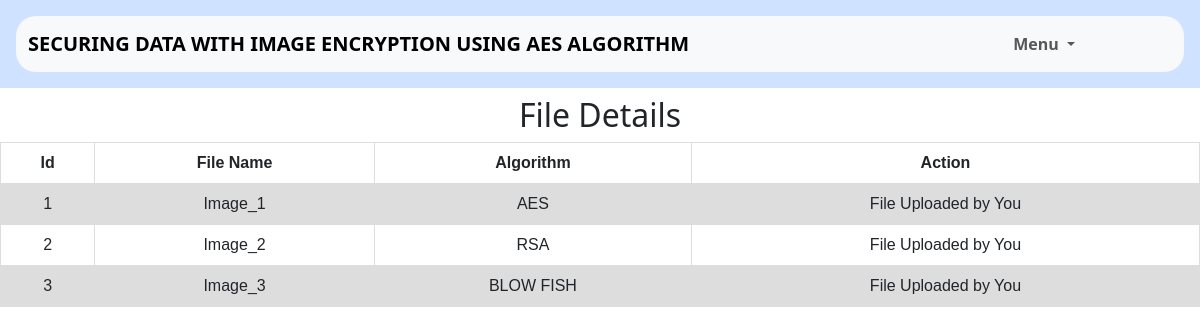
/filerequests (signed in), run on the app's committed database.
### USERAPP/models.py (models this page shows)
class TextEncryptionModel(models.Model):
    useremail = models.EmailField(null=True)
    filename = models.CharField(null=True, max_length=100)
    cipher_text = models.TextField(null=True)
    algorithm = models.CharField(null=True, max_length=50)
    elapsedtime = models.CharField(null=True, max_length=150)
    key = models.CharField(null=True, max_length=100)
    status = models.CharField(null=True, max_length=100, default="pending")
    class Meta:
        db_table = "Encryption"

### USERAPP/views.py (the view)
# urls.py: path('filerequests', filerequests, name="filerequests"),
def filerequests(req):
    all_data = TextEncryptionModel.objects.all()
    return render(req, FILE_REQUESTS, {'all_data': all_data, 'useremail': req.session['useremail']})

### templates/filerequests.html (shortened to what this page needs)
{% extends "home.html" %}
{% block content %}
<center>
    <table>
        <h2>File Details</h2>
        <th style="text-align:center;">Id</th>
        <th style="text-align:center;">File Name</th>
        <th style="text-align:center;">Algorithm</th>
        {% if useremail %}
        <th style="text-align:center;">Action</th>
        {% else %}
        <th style="text-align:center;">Action</th>
        {% endif %}
        {% for i in all_data %}
        <tr>
            <td style="text-align:center;">{{i.id}}</td>
            <td style="text-align:center;">{{i.filename}}</td>
            <td style="text-align:center;">{{i.algorithm}}</td>
            {% if i.useremail == useremail %}
            <td style="text-align:center;">File Uploaded by You</td>
            {% else %}
            <td style="text-align:center;">
                <a href="{% url 'sendrequest' i.id %}" class="btn btn-success">Send Request</a>
            </td>
            {% endif %}
        </tr>
        {% endfor %}
    </table>
</center>
{% endblock %}

### templates/home.html (shortened to what this page needs)
<!DOCTYPE html>
<html lang="en">
<head>
    <link href="https://cdn.jsdelivr.net/npm/bootstrap@5.3.2/dist/css/bootstrap.min.css" rel="stylesheet"
>
</head>
<body>
    <div class="p-3 mb-2 bg-primary-subtle text-emphasis-primary">
        <nav class="navbar navbar-expand-lg bg-body-tertiary" style="border-radius:20px;">
            <div class="container-fluid">
                <a class="navbar-brand" href="#">
                    <b>SECURING DATA WITH IMAGE ENCRYPTION USING AES ALGORITHM</b>
                </a>
                <div class="collapse navbar-collapse" id="navbarSupportedContent">
                    <ul class="navbar-nav me-auto mb-2 mb-lg-0">
                        <li class="nav-item dropdown" style="margin-left:300px;">
                            <a class="nav-link dropdown-toggle" href="#" role="button" data-bs-toggle="dropdown"
                                aria-expanded="false">
                                <b>Menu</b>
                            </a>
                        </li>
                    </ul>
                </div>
            </div>
        </nav>
    </div>
    {% block content %}{% endblock %}
</body>
</html>

### templates/filerequests.html (style rules this page uses)
table { font-family: arial, sans-serif; border-collapse: collapse; width: 100%; }
td, th { border: 1px solid #dddddd; text-align: left; padding: 8px; }
tr:nth-child(even) { background-color: #dddddd; }

### data on the page
TextEncryptionModel: id "1", filename "Image_1", algorithm "AES", shows "File Uploaded by You"
TextEncryptionModel: id "2", filename "Image_2", algorithm "RSA", shows "File Uploaded by You"
TextEncryptionModel: id "3", filename "Image_3", algorithm "BLOW FISH", shows "File Uploaded by You"
